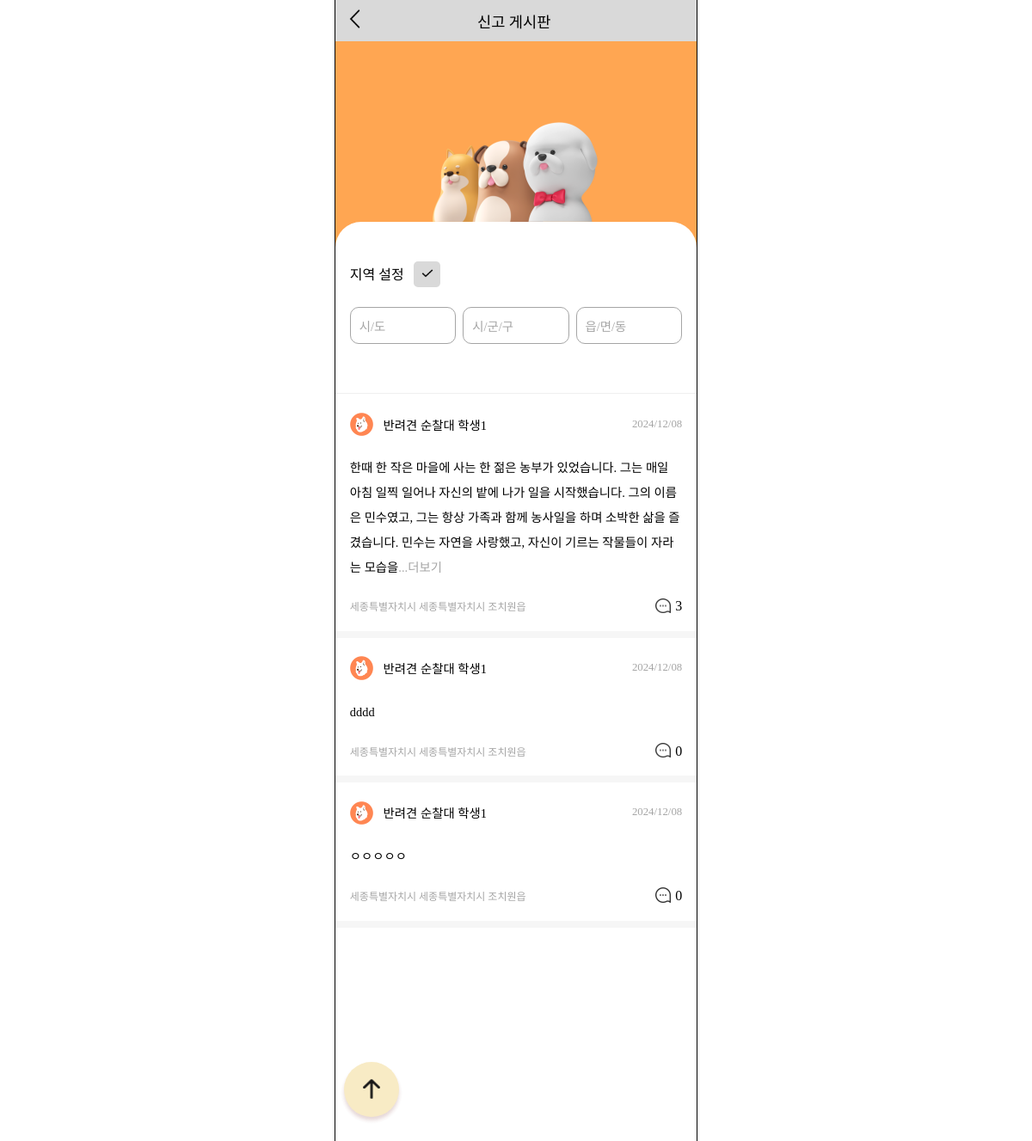
The app's page /boards/petrol-board/ (signed in) with its own data.
### boards/models.py (models this page shows)
class Board(models.Model):
    user = models.ForeignKey(settings.AUTH_USER_MODEL, on_delete=models.CASCADE)
    region_sido = models.CharField(null=False, max_length=30, blank=False)
    region_sigungu = models.CharField(null=False, max_length=30, blank=False)
    region_dong = models.CharField(null=False, max_length=30, blank=False)
    created_at = models.DateTimeField(auto_now_add=True)
    image_path = models.ImageField(upload_to='boards/', null=True, blank=True)
    content = models.TextField(null=False, blank=False)
    board_type = models.ForeignKey(BoardType, on_delete=models.CASCADE, null=False, blank=False)

### accounts/models.py (models this page shows, shortened)
class Member(AbstractBaseUser):
    user_id = models.CharField(primary_key=True, max_length=15, null=False, blank=False, unique=True)
    email = models.EmailField(max_length=100, null=False, blank=False, unique=True)
    nickname = models.CharField(null=False, max_length=8, blank=False)
    region_sido = models.CharField(null=False, max_length=30, blank=False)
    region_sigungu = models.CharField(null=False, max_length=30, blank=False)
    region_dong = models.CharField(null=False, max_length=30, blank=False)
    member_type = models.ForeignKey(MemberType, on_delete=models.CASCADE, null=False, blank=False)
    is_active = models.BooleanField(default=True)
    is_admin = models.BooleanField(default=False)
    objects = UserManager()
    USERNAME_FIELD = 'user_id'
    REQUIRED_FIELDS = ['email', 'nickname', 'region_sido', 'region_sigungu', 'region_dong', 'member_type']
    def __str__(self):
        return self.user_id

class MemberType(models.Model):
    type_name = models.CharField(max_length=10)
    def __str__(self):
        return self.type_name

### boards/views.py (the view)
# urls.py: path('petrol-board/', views.petrol_board, name='petrol_board'),
def petrol_board(request):
    boards = Board.objects.all().order_by('-created_at')
    user = Member.objects.get(user_id=request.user)
    comments = Comment.objects.all()
    for board in boards:
        board.comment_count = Comment.objects.filter(board=board).count()
    for board in boards:
        if len(board.content) > 150:
            board.short_content = board.content[:150]
        else:
            board.short_content = board.content
    context = {
        'boards': boards,
        'user': user,
        'comments': comments,
    }
    return render(request, 'boards/petrol_board_main.html', context)

### templates/boards/petrol_board_main.html (shortened to what this page needs)
<!DOCTYPE html>
{% load static %}
<html lang="ko">
<head>
    <link rel="stylesheet" href="{% static 'css/petrol_board_main.css' %}">
    <link rel="stylesheet" as="style" crossorigin href="https://cdn.jsdelivr.net/gh/ungveloper/web-fonts/SCoreDream/font-face.css" />
    <link rel="stylesheet" as="style" crossorigin href="https://cdn.jsdelivr.net/gh/ungveloper/web-fonts/SCoreDream/font-family.css" />
</head>
<body>
    <div class="container-content">
        <div class="contents">
            <div class="test">
                <div class="top-block">
                    <div>
                        <a href="{% url 'home' %}"><img src="{% static 'image/back.png' %}" alt=""></a>
                    </div>
                    <div class="title">신고 게시판</div>
                </div>
                <div class="img-block">
                    <img src="{% static 'image/three_dog.png' %}" alt="">
                </div>
                <div class="board-block">
                    <div class="region-block">
                        <div class="block-title">
                            지역 설정
                            <button type="button" class="check-btn"><img src="{% static 'image/check.png' %}" alt=""></button>
                        </div>
                        <div class="region">
                            <div class="custom-select" id="sido-select">
                                <div class="select-selected">시/도</div>
                            </div>
                            <div class="custom-select" id="sigugun-select">
                                <div class="select-selected">시/군/구</div>
                            </div>
                            <div class="custom-select" id="dong-select">
                                <div class="select-selected">읍/면/동</div>
                            </div>
                        </div>
                    </div>
                    {% for board in boards %}
                        <div class="post-block">
                            <a href="{% url 'boards:petrol_board_detail' board.id %}">
                                <div class="post-header">
                                    <div class="user-profile">
                                        <div class="user-img"><img src="{% static 'image/petrol_profile.png' %}" alt=""></div>
                                        <div class="user-name">{{ board.user.member_type }} <span class="text-strong">{{ board.user.nickname }}</span></div>
                                    </div>
                                    <div class="post-date">{{ board.created_at|date:"Y/m/d"  }}</div>
                                </div>
                                <div class="post-content">
                                    {{ board.short_content }}
                                </div>
                                <div class="post-footer">
                                    <div class="post-region">{{ board.region_sido }} {{ board.region_sigungu }} {{ board.region_dong }}</div>
                                    <div class="comment">
                                        <div class="comment-img">
                                            <img src="{% static 'image/speech-bubble.png' %}" alt="">
                                        </div>
                                        <div>
                                            {{ board.comment_count }}
                                        </div>
                                    </div>
                                </div>
                            </a>
                        </div>
                        <div class="gap-block"></div>
                    {% endfor %}
                </div>
                <a href="#">
                    <button type="button" class="up-btn">
                        <img src="{% static 'image/up.png' %}" alt="">
                    </button>
                </a>
            </div>
        </div>
    </div>
</body>
</html>

### static/css/petrol_board_main.css (style rules this page uses)
body { padding: 0; margin: 0; height: 100%; }
.container-content { font-family: 'SCoreDream'; font-weight: 400; outline: 1px solid black; width: 420px; height: 100%; margin: 0 auto; display: flex; flex-direction: column; padding-bottom: 300px; z-index: 0; position: relative; }
.contents { width: 100%; display: flex; flex-direction: column; background-color: #FFA652; height: 100%; }
.top-block { height: 3rem; background-color: #D9D9D9; display: flex; flex-direction: row; justify-content: left; align-items: center; flex-shrink: 0; }
.top-block img { width: 1.7rem; margin-left: 1rem; }
.title { font-weight: 500; font-size: 1.1rem; margin-left: 29%; }
.test { height: 100%; }
.img-block { background-color: #FFA652; }
.img-block > img { width: 50%; display: block; margin: 0 auto; }
.board-block { height: 100%; background-color: white; border-radius: 30px 30px 0 0; padding-top: 7%; }
.region-block { border-bottom: 1px solid #EFEFEF; padding: 4% 4% 10% 4%; }
.block-title { margin-bottom: 6%; }
.region { display: flex; flex-direction: row; justify-content: space-between; }
.custom-select { position: relative; margin-bottom: 15px; width: 32%; }
.select-selected { padding: 10px; border: 1px solid #A5A5A5; cursor: pointer; border-radius: 10px; color: #a5a5a5; font-size: 0.9rem; }
.check-btn { width: 8%; margin-left: 2%; background-color: #D9D9D9; border: none; border-radius: 5px; padding: 1.5% 2%; cursor: pointer; }
.check-btn > img { width: 100%; }
.post-block { padding: 4%; }
.post-block a { text-decoration: none; color: black; }
.post-header { display: flex; flex-direction: row; justify-content: space-between; align-items: center; margin-bottom: 5%; }
.user-profile { display: flex; flex-direction: row; align-items: center; }
.user-img { width: 12%; margin: 2% 5% 0 0; }
.user-profile img { width: 100%; }
.post-date { font-size: 0.8rem; color: #A5A5A5; }
.user-name { font-size: 0.9rem; }
.text-strong { font-weight: 500; }
.post-content { word-break: break-all; line-height: 1.8rem; margin-bottom: 5%; font-size: 0.9rem; }
.post-footer { display: flex; flex-direction: row; justify-content: space-between; align-items: center; }
.comment { display: flex; flex-direction: row; justify-content: right; align-items: center; }
.comment-img { width: 22%; margin-right: 7%; }
.comment-img img { width: 100%; margin-top: 10%; opacity: 0.8; }
.post-region { color: #A5A5A5; font-size: 0.75rem; }
.gap-block { background-color: #F6F6F6; height: 8px; }
.up-btn { opacity: 0.9; background-color: #f8e9bf; border: none; width: 4rem; height: 4rem; border-radius: 50%; text-align: center; line-height: 2rem; position: fixed; bottom: 0; margin-bottom: 80px; margin-left: 10px; box-shadow: 0px 4px 4px 0px rgba(142, 78, 78, 0.25); z-index: 1; cursor: pointer; }
.up-btn > img { margin-top: 20%; width: 30px; height: 29px; }

### records on screen
Board: user.member_type "반려견 순찰대", user.nickname "학생1", created_at "2024/12/08", region_sido "세종특별자치시", region_sigungu "세종특별자치시", region_dong "조치원읍", comment_count "3"
Board: user.member_type "반려견 순찰대", user.nickname "학생1", created_at "2024/12/08", short_content "dddd", region_sido "세종특별자치시", region_sigungu "세종특별자치시", region_dong "조치원읍", comment_count "0"
Board: user.member_type "반려견 순찰대", user.nickname "학생1", created_at "2024/12/08", short_content "ㅇㅇㅇㅇㅇ", region_sido "세종특별자치시", region_sigungu "세종특별자치시", region_dong "조치원읍", comment_count "0"
